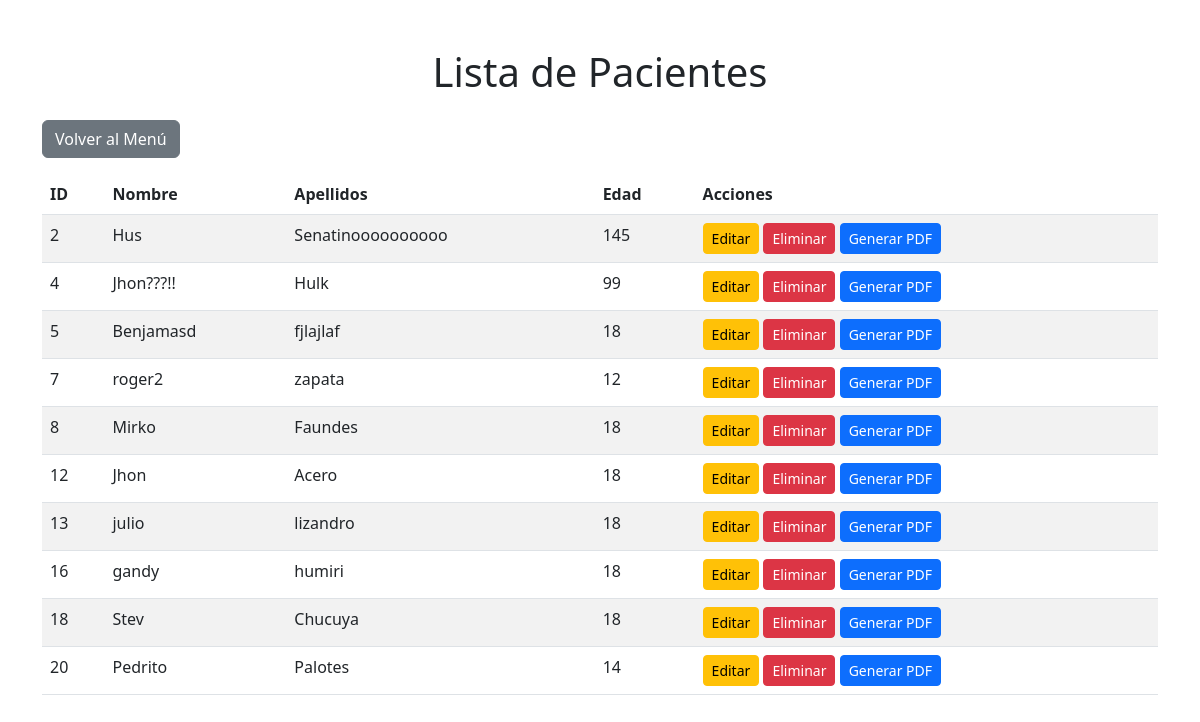
Screenshot of /consultar_pacientes.php with the database file from the repository.
### tables this page shows
CREATE TABLE IF NOT EXISTS `pacientes` (
  `id` int(11) NOT NULL AUTO_INCREMENT,
  `nombres` varchar(50) DEFAULT NULL,
  `apellidos` varchar(50) DEFAULT NULL,
  `edad` int(11) NOT NULL,
  `talla_m` decimal(10,2) NOT NULL,
  `peso_kg` decimal(10,2) NOT NULL,
  `sintoma_tos` char(1) NOT NULL,
  `sintoma_fiebre` char(1) NOT NULL,
  `sintoma_disnea` char(1) NOT NULL,
  `sintoma_dolormuscular` char(1) NOT NULL,
  `sintoma_gripe` char(1) NOT NULL,
  `sintoma_presionalta` char(1) NOT NULL,
  `sintoma_fatiga` char(1) NOT NULL,
  `sintoma_garraspera` char(1) NOT NULL,
  `ultima_fecha_vacunacion` date DEFAULT NULL,
  `resultado` char(50) NOT NULL,
  PRIMARY KEY (`id`)
);

### consultar_pacientes.php (the view, shortened to what this page needs)
<?php
include 'config.php';
$result = $conn->query("SELECT * FROM pacientes");
?>
<!DOCTYPE html>
<html lang="en">
<head>
    <link href="https://cdn.jsdelivr.net/npm/bootstrap@5.3.0/dist/css/bootstrap.min.css" rel="stylesheet">
</head>
<body>
    <div class="container mt-5">
        <h1 class="text-center">Lista de Pacientes</h1>
        <a href="menu.php" class="btn btn-secondary my-3">Volver al Menú</a>
        <table class="table table-striped">
            <thead>
                <tr>
                    <th>ID</th>
                    <th>Nombre</th>
                    <th>Apellidos</th>
                    <th>Edad</th>
                    <th>Acciones</th>
                </tr>
            </thead>
            <tbody>
            <?php while ($row = $result->fetch_assoc()): ?>
                <tr>
                    <td><?php echo $row['id']; ?></td>
                    <td><?php echo $row['nombres']; ?></td>
                    <td><?php echo $row['apellidos']; ?></td>
                    <td><?php echo $row['edad']; ?></td>
                    <td>
                        <a href="editar_paciente.php?id=<?php echo $row['id']; ?>" class="btn btn-warning btn-sm">Editar</a>
                        <a href="eliminar_paciente.php?id=<?php echo $row['id']; ?>" class="btn btn-danger btn-sm">Eliminar</a>
                        <button class="btn btn-primary btn-sm generate-pdf" data-id="<?php echo $row['id']; ?>">Generar PDF</button>
                    </td>
                </tr>
            <?php endwhile; ?>
            </tbody>
        </table>
    </div>
</body>
</html>

### rows the page displays
pacientes: id "2", nombres "Hus", apellidos "Senatinoooooooooo", edad "145"
pacientes: id "4", nombres "Jhon???!!", apellidos "Hulk", edad "99"
pacientes: id "5", nombres "Benjamasd", apellidos "fjlajlaf", edad "18"
pacientes: id "7", nombres "roger2", apellidos "zapata", edad "12"
pacientes: id "8", nombres "Mirko", apellidos "Faundes", edad "18"
pacientes: id "12", nombres "Jhon", apellidos "Acero", edad "18"
pacientes: id "13", nombres "julio", apellidos "lizandro", edad "18"
pacientes: id "16", nombres "gandy", apellidos "humiri", edad "18"
pacientes: id "18", nombres "Stev", apellidos "Chucuya", edad "18"
pacientes: id "20", nombres "Pedrito", apellidos "Palotes", edad "14"
